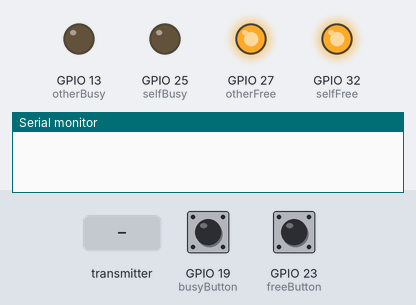
The sketch below on a simulated ESP32. Parts: output pins drawn as LEDs (lit = HIGH), the last lines printed to the serial monitor. The test bench sets the inputs (shaded band); at power-on: GPIO 19 (busyButton) HIGH, GPIO 23 (freeButton) HIGH.

Above: at 1.2 s.
1.3 s: GPIO 19 (busyButton) pulled LOW for 0.15 s
At 2.3 s:
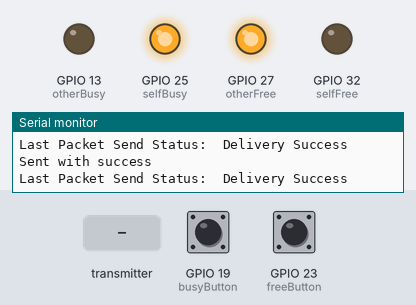
2.9 s: the transmitter starts sending isBusy = 1
At 3.6 s:
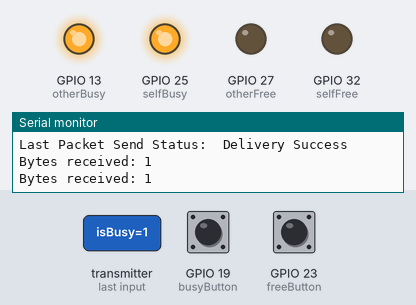
4.4 s: GPIO 23 (freeButton) pulled LOW for 0.15 s
At 4.7 s:
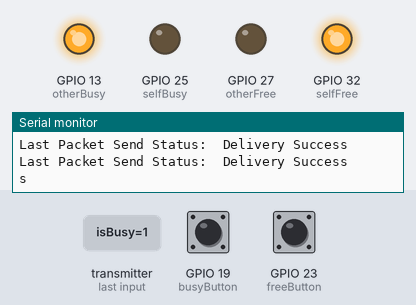
6.0 s: GPIO 19 (busyButton) pulled LOW for 1 s
At 7.1 s:
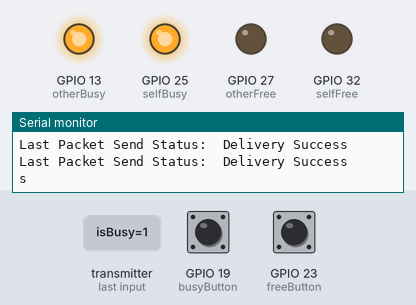
8.5 s: GPIO 23 (freeButton) pulled LOW for 1 s
At 9.0 s:
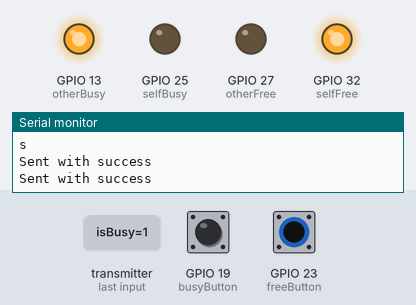
11.0 s: GPIO 19 (busyButton) pulled LOW for 3.2 s
At 12.1 s:
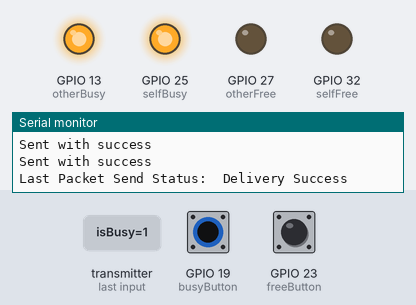
Timing chart, 0 to 14.0 s (numbered marks = the images above; inputs shaded):
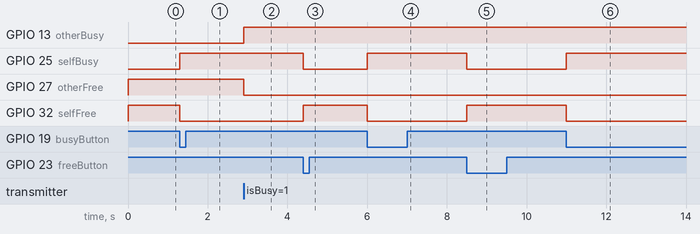

The sketch:

two-way-board-2.ino
```cpp
// (licence header left out)
#include <esp_now.h>
#include <WiFi.h>

// Receivers MAC address
uint8_t broadcastAddress[] = { 0x3C, 0x8A, 0x1F, 0x09, 0x35, 0x8C };

// LED pins
const int otherBusy = 13;
const int otherFree = 27;

const int selfBusy = 25;
const int selfFree = 32;

const int busyButton = 19;
const int freeButton = 23;

// Sync timing
const unsigned long SYNC_INTERVAL = 5UL * 60UL * 1000UL; // 5 minutes in milliseconds
// Stores the last time the boxes synced
unsigned long lastSyncTimeMs = 0;

// State vars
bool isFree = true;
bool isBusy = false;

// Debug messaging
String sentStatusMessage;

//Structure to send data
//Must match the receiver structure
typedef struct struct_message {
  bool isBusy;
} struct_message;

// struct_message to hold incoming messages
struct_message incomingMsg;

bool incomingBusy;

// ESP-NOW
esp_now_peer_info_t peerInfo;

// Callback when data is sent, primarily for debugging
void OnDataSent(const uint8_t *mac_addr, esp_now_send_status_t status) {
  Serial.print("\r\nLast Packet Send Status:\t");
  Serial.println(status == ESP_NOW_SEND_SUCCESS ? "Delivery Success" : "Delivery Fail");
  if (status == 0) {
    sentStatusMessage = "Delivery Success :)";
  } else {
    sentStatusMessage = "Delivery Fail :(";
  }
}

// Callback when data is received
void OnDataRecv(const uint8_t *mac, const uint8_t *incomingData, int len) {
  memcpy(&incomingMsg, incomingData, sizeof(incomingMsg));
  Serial.print("Bytes received: ");
  Serial.println(len);
  incomingBusy = incomingMsg.isBusy;
}

void sendData() {
  esp_err_t result = esp_now_send(broadcastAddress, (uint8_t *)&isBusy, sizeof(isBusy));
  if (result == ESP_OK) {
    Serial.println("Sent with success");
  } else {
    Serial.println("Error sending the data");
  }
}

void syncBoxes() {
  // Get the current time
  unsigned long currentTimeMs = millis();

  // Check if the interval has passed
  if (currentTimeMs - lastSyncTimeMs >= SYNC_INTERVAL) {
    lastSyncTimeMs = currentTimeMs; // Update the last action time

    // re-send the current pin statuses
    sendData();
  }
}

void setup() {
  // serial baud for the ESP-WROOM32 dev kits
  Serial.begin(115200);

  // init button pins with builtin pullup resistors
  pinMode(busyButton, INPUT_PULLUP);
  pinMode(freeButton, INPUT_PULLUP);

  //init LED pins using external resistors
  pinMode(otherBusy, OUTPUT);
  pinMode(otherFree, OUTPUT);
  pinMode(selfBusy, OUTPUT);
  pinMode(selfFree, OUTPUT);

  // enable WiFi to enable ESP-NOW
  WiFi.mode(WIFI_STA);

  // Init ESP-NOW
  if (esp_now_init() != ESP_OK) {
    Serial.println("Error initializing ESP-NOW");
    return;
  }

  // Once ESPNow is successfully Init, we will register for Send CB to
  // get the status of Transmitted packet
  esp_now_register_send_cb(OnDataSent);

  // Register peer
  memcpy(peerInfo.peer_addr, broadcastAddress, 6);
  peerInfo.channel = 0;
  peerInfo.encrypt = false;

  // Add peer
  if (esp_now_add_peer(&peerInfo) != ESP_OK) {
    Serial.println("Failed to add peer");
    return;
  }
  // Register for a callback function that will be called when data is received
  esp_now_register_recv_cb(esp_now_recv_cb_t(OnDataRecv));
}

void loop() {
  // Sync the boxes with their last sent statuses every five minutes.
  // This helps smooth over communication failures, which are more common
  // than I had expected.
  syncBoxes();


  // send data while button is actively pressed.
  if (digitalRead(busyButton) == LOW) {
    isBusy = true;
    isFree = false;
    sendData();
  }
  if (digitalRead(freeButton) == LOW) {
    isBusy = false;
    isFree = true;
    sendData();
  }

  // manage pin writes
  if (isBusy) {
    digitalWrite(selfBusy, HIGH);
    digitalWrite(selfFree, LOW);
  } else {
    digitalWrite(selfBusy, LOW);
    digitalWrite(selfFree, HIGH);
  }

  if (incomingBusy) {
    digitalWrite(otherBusy, HIGH);
    digitalWrite(otherFree, LOW);
  } else {
    digitalWrite(otherBusy, LOW);
    digitalWrite(otherFree, HIGH);
  }
}
```

Measured:
- after the input at 1.3 s, GPIO 25 (selfBusy): LOW → HIGH at once; GPIO 32 (selfFree): HIGH → LOW at once
- after the input at 2.9 s, GPIO 13 (otherBusy): LOW → HIGH at once; GPIO 27 (otherFree): HIGH → LOW at once
- after the input at 4.4 s, GPIO 25 (selfBusy): HIGH → LOW at once; GPIO 32 (selfFree): LOW → HIGH at once
- after the input at 6.0 s, GPIO 25 (selfBusy): LOW → HIGH at once; GPIO 32 (selfFree): HIGH → LOW at once
- after the input at 8.5 s, GPIO 25 (selfBusy): HIGH → LOW at once; GPIO 32 (selfFree): LOW → HIGH at once
- after the input at 11.0 s, GPIO 25 (selfBusy): LOW → HIGH at once; GPIO 32 (selfFree): HIGH → LOW at once
